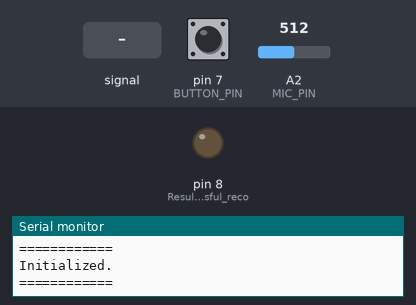
Simulated run of this sketch. Board: Arduino Uno, built with avr-gcc and run on an emulated ATmega328P. On the bench: output pins drawn as LEDs (lit = HIGH), the last lines printed to the serial monitor. The test bench sets the inputs (shaded band); at power-on: A2 (MIC_PIN) = 512, pin 7 (BUTTON_PIN) LOW.

Above: at 1.2 s.
1.3 s: A2 (MIC_PIN) set to 710
At 2.47 s:
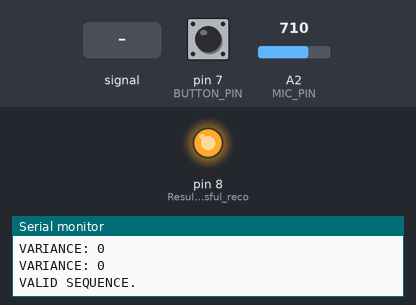
4.1 s: A2 (MIC_PIN) fed a 200 Hz sine of ±81 counts around its level
7.1 s: pin 7 (BUTTON_PIN) pulled HIGH for 0.15 s
8.7 s: A2 (MIC_PIN) set to 716
Timing chart, 0 to 11.7 s (numbered marks = the images above; inputs shaded):
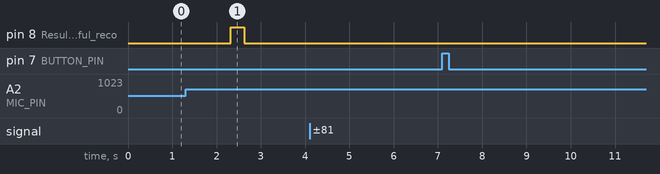

Measured:
- after the input at 1.3 s, pin 8 (Result_of_successful_reco): LOW → HIGH after 1.0 s, → LOW 0.30 s later

The sketch:

knock.ino
```cpp
int mic_analog = 0;
int current_sum = 0;
int current_average = 0;
int count = 0;
int knock_variance = 0;
int MIC_PIN = 2; //Analog input pin
int BUTTON_PIN = 7; //Button input pin
int CYCLES_TO_AVERAGE = 20; //Noise threshold averaging time
int KNOCK_THRESHOLD = 5; //How far above threshold to trigger knock
boolean KNOCKING = 0;
int kv_data[10]; //Soft cap of 10 knocks in a sequence
int kv_data_size = 10;
int kv_index = 0;
int kv_preav;
int MAX_KV_TIME = 200;
int MAX_KV_COUNTER = 0;
int kv_sep = 200; //Knock minimum separation
int kv_sep_ct = 0;
boolean has_knocked = 0;
int kv_ksep = 0;
int kv_ksep_max = 700; //Knock sequence timeout
int kv_seq_data[10];
int kv_seq_size = 10;
int kv_seq_index = 0;
boolean RECORDING = 0;
int LOCK_SEQ[10];
int LOCK_VARIANCE = 150; //TWEAK TO PREFERENCE

void setup() {
  pinMode(7, INPUT); //Record sequence button
  pinMode(8, OUTPUT); //Result of successful recognition
  Serial.begin(115200);
  Serial.println("============");
  Serial.println("Initialized.");
  Serial.println("============");
  Serial.flush();
}

//Get the max value from an array
int arr_max(int arr[]){
  int m = 0;
  for(int i = 0; i <kv_data_size; i++){
    if(arr[i] > m){
      m = arr[i];
    }
  }
  return m;
}

//Debug function
void printAverage(){
    Serial.print(count);
    Serial.print(" cycle average: ");
    Serial.println(current_average);
}

//Update noise baseline
void updateAverage(int amount){
  if(count >= CYCLES_TO_AVERAGE){
    current_average = current_sum/count;
    //printAverage();
    count = 0;
    current_sum = 0;
  }
    current_sum += amount;
    count++;
}

//Print an array to the console
void arr_print(int arr[], int size){
  for(int i = 0; i < size; i++){
    if(arr[i] > 0){
      Serial.print(arr[i]);
      Serial.print(" ");
    }
  }
  Serial.println();
}

//End a knock
void kv_end(){
  KNOCKING = 0;
  kv_index = 0;
  MAX_KV_COUNTER = 0;
  kv_sep_ct = 0;
  kv_ksep = 0;
  //print the largest value of the knock period
  Serial.println(arr_max(kv_data));
  //reset array
  for(int i = 0; i < kv_data_size; i++){
    kv_data[i] = 0;
  }
}

//Get current knock data
void kv_collect(int kv){
  if(KNOCKING == 1){
    if(kv_index < kv_data_size){

      kv_data[kv_index] = kv;
      kv_index++;
    }
  }
}

//Add a knock to the current sequence
void kv_seq_collect(int seq){
  if(RECORDING == 1){
   LOCK_SEQ[kv_seq_index] = seq;
  }
  if(kv_seq_index < kv_seq_size){
    kv_seq_data[kv_seq_index] = seq;
    kv_seq_index++;
  } else {
    Serial.println("Error - sequence max reached.");
  }
}

//Register a knock
void kv_begin(){
  //new K sequence
    KNOCKING = 1;
    kv_preav = current_average;
    kv_sep_ct = 0;

    //Add knock to sequence if sequence is continuing
    if(kv_ksep <= kv_ksep_max){
      int j = kv_ksep;
      kv_seq_collect(j);
    }
    has_knocked = 1;
}

//Called when a sequence is valid.
void unlock(){
  Serial.println("VALID SEQUENCE.");
  digitalWrite(8, HIGH);
  delay(300);
  digitalWrite(8, LOW);
  delay(2000);
  Serial.println("Ready for usage.");
}

//Compare knocked sequence to master lock
void validate_sequence(){
  boolean valid = 1;
  for(int i = 0; i < kv_seq_size; i++){
    Serial.print("VARIANCE: ");
    Serial.println(LOCK_SEQ[i] - kv_seq_data[i]);
    if(abs(LOCK_SEQ[i] - kv_seq_data[i]) > LOCK_VARIANCE){
      valid = 0;
    }
  }
  if(valid == 1){
    unlock();
  }
}

//Resets the master sequence
void resetLock(){
  for(int i = 0; i < 10; i++){
    LOCK_SEQ[i] = 0;
  }
}

//Ends a knock sequence
void kv_seq_end(){
  kv_ksep = 0;
  arr_print(kv_seq_data, kv_seq_size);
  Serial.println("===PATTERN ENDED===");

  if(RECORDING == 1){
    if(kv_seq_index < 2){
      Serial.println("Lock code too short.");
      resetLock();
    } else {
      Serial.println("New lock pattern recorded.");
      Serial.print("Length :");
      Serial.println(kv_seq_index);
      arr_print(LOCK_SEQ, 10);
    }
    RECORDING = 0;
  }

  validate_sequence();

  //Reset sequence
  has_knocked = 0;
  kv_seq_index=0;
  for(int i = 0; i < kv_seq_size; i++){
    kv_seq_data[i] = 0;
  }
}

//Main function called every Arduino cycle
void loop() {
  mic_analog = analogRead(MIC_PIN);
  updateAverage(mic_analog);
  knock_variance = mic_analog - current_average;

  //Listen for knock
  //For a knock to register, it must be above the threshold, a knock must not already be in progress, and there must be separation between knocks.
  if(knock_variance > KNOCK_THRESHOLD && current_average > 0 && KNOCKING == 0 && kv_sep_ct > kv_sep){
    kv_begin();
    kv_collect(knock_variance);
  } else {
    if(KNOCKING == 1){
      kv_collect(knock_variance);
      MAX_KV_COUNTER++;
    } else {
      kv_sep_ct++;
      if(kv_ksep > kv_ksep_max && has_knocked == 1){
        kv_seq_end();
      }
    }
    if((KNOCKING == 1 && mic_analog - kv_preav < KNOCK_THRESHOLD) || MAX_KV_COUNTER >= MAX_KV_TIME){
      kv_end();
    }
  }
  kv_ksep++;

  if(digitalRead(BUTTON_PIN) == HIGH && RECORDING == 0){
    Serial.println("Waiting to record new sequence.");
    resetLock();
    RECORDING = 1;
    delay(500);
  }
  delay(1);
}
```
